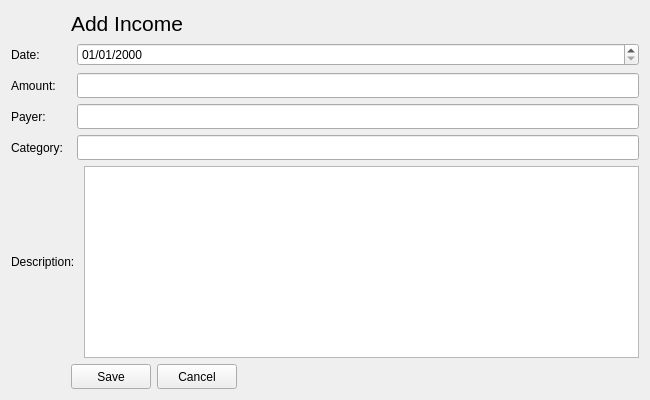
<?xml version="1.0" encoding="UTF-8"?>
<ui version="4.0">
 <class>Income</class>
 <widget class="QWidget" name="Income">
  <property name="geometry">
   <rect>
    <x>0</x>
    <y>0</y>
    <width>650</width>
    <height>400</height>
   </rect>
  </property>
  <property name="windowTitle">
   <string>Form</string>
  </property>
  <layout class="QGridLayout" name="gridLayout">
   <item row="0" column="0">
    <layout class="QHBoxLayout" name="horizontalLayout_3">
     <item>
      <layout class="QGridLayout" name="gridLayout_3">
       <item row="3" column="0">
        <layout class="QHBoxLayout" name="horizontalLayout_6">
         <item>
          <widget class="QLabel" name="lblPayer">
           <property name="minimumSize">
            <size>
             <width>60</width>
             <height>25</height>
            </size>
           </property>
           <property name="text">
            <string>Payer: </string>
           </property>
          </widget>
         </item>
         <item>
          <widget class="QLineEdit" name="txtPayer">
           <property name="minimumSize">
            <size>
             <width>100</width>
             <height>25</height>
            </size>
           </property>
          </widget>
         </item>
        </layout>
       </item>
       <item row="1" column="0">
        <layout class="QHBoxLayout" name="horizontalLayout_4">
         <item>
          <widget class="QLabel" name="lblDate">
           <property name="sizePolicy">
            <sizepolicy hsizetype="Fixed" vsizetype="Fixed">
             <horstretch>0</horstretch>
             <verstretch>0</verstretch>
            </sizepolicy>
           </property>
           <property name="minimumSize">
            <size>
             <width>60</width>
             <height>25</height>
            </size>
           </property>
           <property name="text">
            <string>Date: </string>
           </property>
          </widget>
         </item>
         <item>
          <widget class="QDateEdit" name="txtDate">
           <property name="displayFormat">
            <string>dd/MM/yyyy</string>
           </property>
          </widget>
         </item>
        </layout>
       </item>
       <item row="4" column="0">
        <layout class="QHBoxLayout" name="horizontalLayout_7">
         <item>
          <widget class="QLabel" name="lblCategory">
           <property name="minimumSize">
            <size>
             <width>60</width>
             <height>25</height>
            </size>
           </property>
           <property name="text">
            <string>Category: </string>
           </property>
          </widget>
         </item>
         <item>
          <widget class="QLineEdit" name="txtCategory">
           <property name="minimumSize">
            <size>
             <width>100</width>
             <height>25</height>
            </size>
           </property>
          </widget>
         </item>
        </layout>
       </item>
       <item row="2" column="0">
        <layout class="QHBoxLayout" name="horizontalLayout_5">
         <item>
          <widget class="QLabel" name="lblAmount">
           <property name="minimumSize">
            <size>
             <width>60</width>
             <height>25</height>
            </size>
           </property>
           <property name="text">
            <string>Amount: </string>
           </property>
          </widget>
         </item>
         <item>
          <widget class="QLineEdit" name="txtAmount">
           <property name="minimumSize">
            <size>
             <width>100</width>
             <height>25</height>
            </size>
           </property>
          </widget>
         </item>
        </layout>
       </item>
       <item row="0" column="0">
        <layout class="QHBoxLayout" name="horizontalLayout_9">
         <item>
          <spacer name="horizontalSpacer_3">
           <property name="orientation">
            <enum>Qt::Horizontal</enum>
           </property>
           <property name="sizeType">
            <enum>QSizePolicy::Fixed</enum>
           </property>
           <property name="sizeHint" stdset="0">
            <size>
             <width>60</width>
             <height>25</height>
            </size>
           </property>
          </spacer>
         </item>
         <item>
          <widget class="QLabel" name="label">
           <property name="font">
            <font>
             <family>Segoe UI</family>
             <pointsize>16</pointsize>
            </font>
           </property>
           <property name="text">
            <string>Add Income</string>
           </property>
          </widget>
         </item>
         <item>
          <spacer name="horizontalSpacer_4">
           <property name="orientation">
            <enum>Qt::Horizontal</enum>
           </property>
           <property name="sizeHint" stdset="0">
            <size>
             <width>40</width>
             <height>20</height>
            </size>
           </property>
          </spacer>
         </item>
        </layout>
       </item>
       <item row="5" column="0">
        <layout class="QHBoxLayout" name="horizontalLayout_10">
         <item>
          <widget class="QLabel" name="lblDescription">
           <property name="minimumSize">
            <size>
             <width>60</width>
             <height>25</height>
            </size>
           </property>
           <property name="text">
            <string>Description: </string>
           </property>
          </widget>
         </item>
         <item>
          <widget class="QTextEdit" name="txtDescription"/>
         </item>
        </layout>
       </item>
       <item row="6" column="0">
        <layout class="QHBoxLayout" name="horizontalLayout_8">
         <item>
          <spacer name="horizontalSpacer">
           <property name="orientation">
            <enum>Qt::Horizontal</enum>
           </property>
           <property name="sizeType">
            <enum>QSizePolicy::Fixed</enum>
           </property>
           <property name="sizeHint" stdset="0">
            <size>
             <width>60</width>
             <height>25</height>
            </size>
           </property>
          </spacer>
         </item>
         <item>
          <widget class="QPushButton" name="btnSave">
           <property name="maximumSize">
            <size>
             <width>100</width>
             <height>30</height>
            </size>
           </property>
           <property name="text">
            <string>Save</string>
           </property>
          </widget>
         </item>
         <item>
          <widget class="QPushButton" name="Cancel">
           <property name="sizePolicy">
            <sizepolicy hsizetype="Minimum" vsizetype="Fixed">
             <horstretch>0</horstretch>
             <verstretch>0</verstretch>
            </sizepolicy>
           </property>
           <property name="minimumSize">
            <size>
             <width>0</width>
             <height>0</height>
            </size>
           </property>
           <property name="maximumSize">
            <size>
             <width>100</width>
             <height>30</height>
            </size>
           </property>
           <property name="text">
            <string>Cancel</string>
           </property>
          </widget>
         </item>
         <item>
          <spacer name="horizontalSpacer_2">
           <property name="orientation">
            <enum>Qt::Horizontal</enum>
           </property>
           <property name="sizeType">
            <enum>QSizePolicy::Expanding</enum>
           </property>
           <property name="sizeHint" stdset="0">
            <size>
             <width>309</width>
             <height>20</height>
            </size>
           </property>
          </spacer>
         </item>
        </layout>
       </item>
      </layout>
     </item>
    </layout>
   </item>
  </layout>
 </widget>
 <tabstops>
  <tabstop>txtAmount</tabstop>
  <tabstop>txtPayer</tabstop>
  <tabstop>txtCategory</tabstop>
  <tabstop>txtDescription</tabstop>
  <tabstop>btnSave</tabstop>
  <tabstop>Cancel</tabstop>
 </tabstops>
 <resources/>
 <connections/>
</ui>
